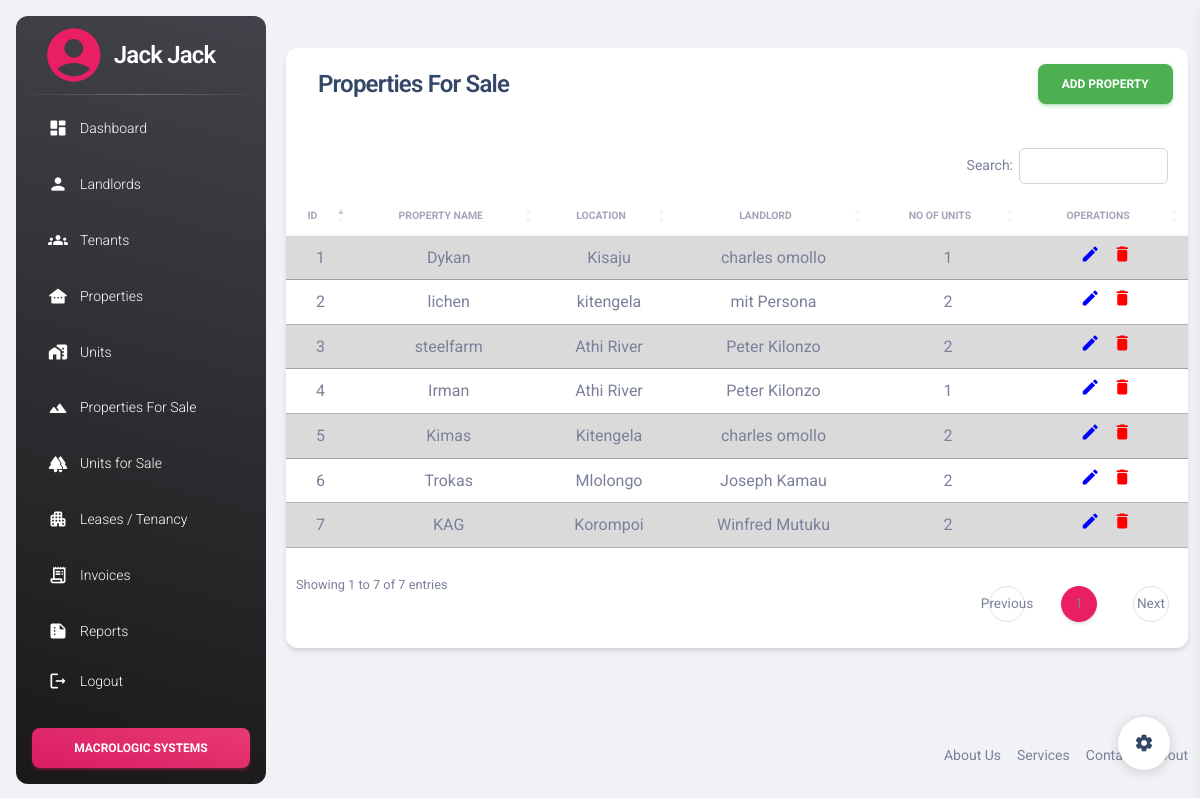
Screenshot of /tables/property_sale_view.php (signed in) with the database file from the repository.
### tables this page shows
CREATE TABLE `property_sale` (
  `id` int(11) NOT NULL,
  `name` varchar(100) NOT NULL,
  `landlord_id` int(11) NOT NULL,
  `no_of_units` int(11) NOT NULL DEFAULT 1,
  `location` varchar(50) NOT NULL,
  `image` mediumblob DEFAULT NULL
);

CREATE TABLE `landlords` (
  `id` int(11) NOT NULL,
  `name` varchar(50) NOT NULL,
  `phone_number` varchar(50) NOT NULL,
  `email` varchar(20) NOT NULL
);

### tables/property_sale_view.php (the view, shortened to what this page needs)
<?php include '../includes/header.php'; ?>
<?php include '../config/connect.php'; ?>
<div class="container-fluid py-4">
    <div class="row">
        <div class="col-12">
            <div class="card my-4">
                <div class="d-flex justify-content-between">
                    <div class="row card-header col-md-7 p-0 mx-3 z-index-2 mt-3" style="height: 25px;">
                        <div class="pt-1 pb-1">
                            <h4 class="row text-capitalize ps-3">Properties For Sale</h4>
                        </div>
                    </div>
                    <div class="col-md-2 pt-3">
                        <div>
                            <button type="button" class="btn btn-success" data-bs-toggle="modal" data-bs-target="#propertySaleModal">
                                Add Property
                            </button>
                        </div>
                    </div>
                </div>
                <div class="card-body px-0 pb-2">
                    <div class="row d-flex justify-content-between align-items-center ms-2 me-2">
                    </div>
                    <div class="table-responsive p-0">
                        <table class="table table-striped table-hover align-items-center mb-0" id="propertySaleView">
                            <thead>
                                <tr>
                                    <th class="text-center text-uppercase text-secondary text-xxs font-weight-bolder opacity-7">id</th>
                                    <th class="text-center text-uppercase text-secondary text-xxs font-weight-bolder opacity-7">property name</th>
                                    <th class="text-center text-uppercase text-secondary text-xxs font-weight-bolder opacity-7">location</th>
                                    <th class="text-center text-uppercase text-secondary text-xxs font-weight-bolder opacity-7">landlord</th>
                                    <th class="text-center text-uppercase text-secondary text-xxs font-weight-bolder opacity-7">no of units</th>
                                    <th class="text-center text-uppercase text-secondary text-xxs font-weight-bolder opacity-7">Operations</th>
                                </tr>
                            </thead>
                            <tbody>
                                <?php
                                $sql = "SELECT property_sale.id AS property_id, property_sale.name AS property_name, property_sale.location, landlords.name AS landlord_name, property_sale.no_of_units AS number_of_units
                          FROM property_sale
                          JOIN landlords ON property_sale.landlord_id = landlords.id";
                                $result = $con->query($sql);
                                if ($result->num_rows > 0) {
                                    while ($row = $result->fetch_assoc()) {
                                        echo '<tr>
                                  <td scope="row" class="text-center">' . $row["property_id"] . '</td>
                                  <td class="text-center">' . $row["property_name"] . '</td>
                                  <td class="text-center">' . $row["location"] . '</td>
                                  <td class="text-center">' . $row["landlord_name"] . '</td>
                                  <td class="text-center">' . $row["number_of_units"] . '</td>
                                  <td class="text-center"><a style="color: blue; class="me-2"><i class="material-icons opacity-10">edit</i></a>
                                  <a style="color: red;" class="ms-2" name="delete_property" href="../config/dbcon.php?deleteid=' . $row["property_id"] . '"><i class="material-icons opacity-10">delete</i></a></td>
                                </tr>';
                                    }
                                } else {
                                    echo '<tr><td colspan="8" class="text-center"><h4>No properties found</h4></td></tr>';
                                }
                                ?>
                            </tbody>
                        </table>
                    </div>
                </div>
            </div>
        </div>
    </div>
</div>
<?php include('../includes/footer.php') ?>
<div class="fixed-plugin">
    <a class="fixed-plugin-button text-dark position-fixed px-3 py-2">
        <i class="material-icons py-2">settings</i>
    </a>
</div>
</body>
</html>

### rows the page displays
property_sale: id "1", name "Dykan", location "Kisaju", landlord.name "charles omollo", no_of_units "1"
property_sale: id "2", name "lichen", location "kitengela", landlord.name "mit Persona", no_of_units "2"
property_sale: id "3", name "steelfarm", location "Athi River", landlord.name "Peter Kilonzo", no_of_units "2"
property_sale: id "4", name "Irman", location "Athi River", landlord.name "Peter Kilonzo", no_of_units "1"
property_sale: id "5", name "Kimas", location "Kitengela", landlord.name "charles omollo", no_of_units "2"
property_sale: id "6", name "Trokas", location "Mlolongo", landlord.name "Joseph Kamau", no_of_units "2"
property_sale: id "7", name "KAG", location "Korompoi", landlord.name "Winfred Mutuku", no_of_units "2"

### other values shown
$username "Jack Jack"
